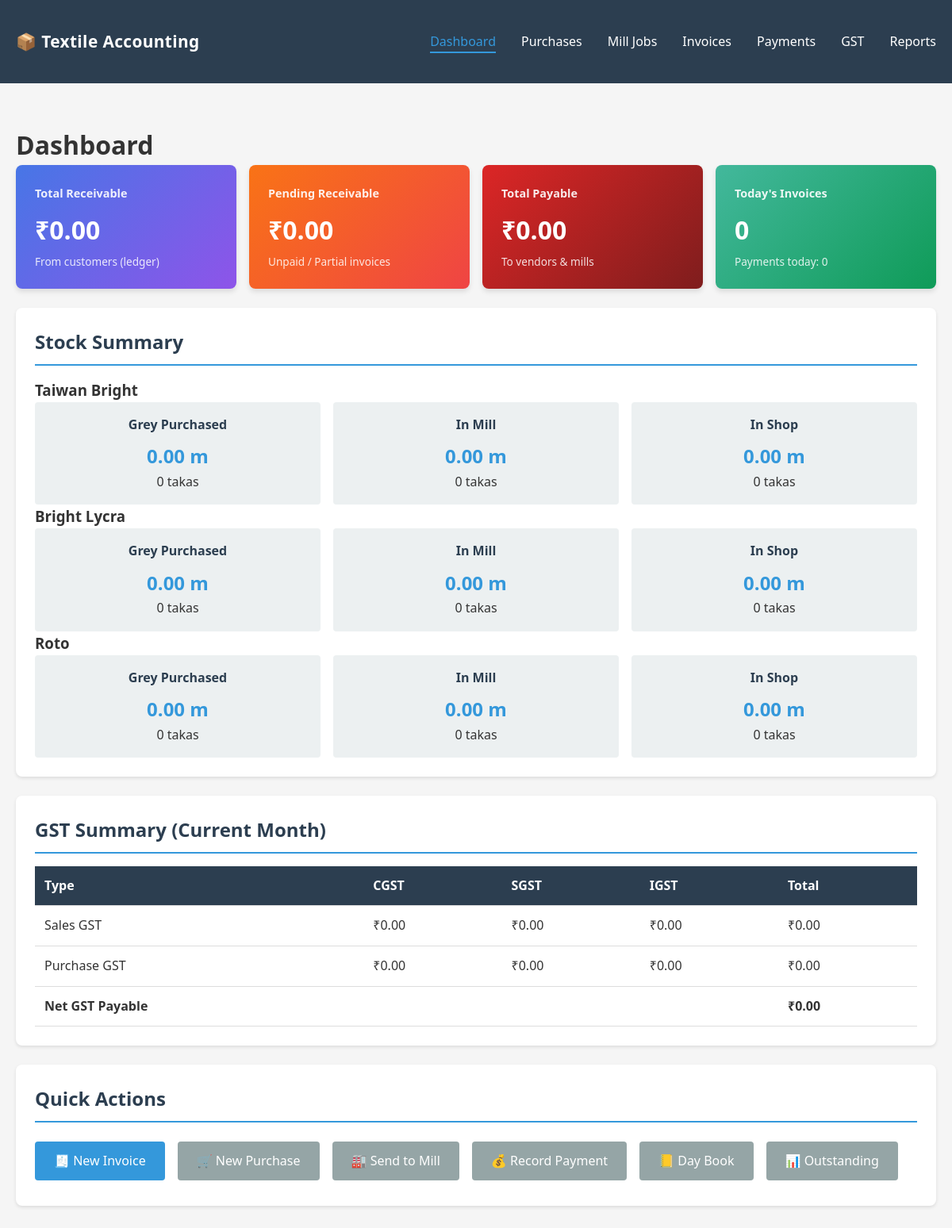
The page / on the database its author committed.
### models/product.py (models this page shows, shortened)
class Product(Base):
    __tablename__ = "products"
    id = Column(Integer, primary_key=True, index=True)
    code = Column(String, unique=True, nullable=False, index=True)  # TAIWAN_BRIGHT, BRIGHT_LYCRA, ROTO
    name = Column(String, nullable=False)  # Taiwan Bright, Bright Lycra, Roto
    takas_per_parcel = Column(Integer, nullable=False)
    purchase_by_weight = Column(Boolean, default=False)  # True only for Bright Lycra

### routes/dashboard.py (the view)
@router.get("/", response_class=HTMLResponse)
async def dashboard(request: Request, db: Session = Depends(get_db)):
    data = DashboardService.get_dashboard_data(db)
    return templates.TemplateResponse("dashboard.html", {
        "request": request,
        "data": data
    })

### templates/dashboard.html (shortened to what this page needs)
{% extends "base.html" %}
{% block content %}
<h1>Dashboard</h1>
<div class="dashboard-grid" style="grid-template-columns: repeat(auto-fit, minmax(200px, 1fr)); gap:1rem; margin-bottom:1.5rem;">
    <div class="stat-card" style="background: linear-gradient(135deg, #4776e6, #8e54e9);">
        <h3>Total Receivable</h3>
        <div class="value">₹{{ "%.2f"|format(data.money.total_receivable) }}</div>
        <div style="font-size:.85rem;opacity:.85;margin-top:.25rem">From customers (ledger)</div>
    </div>
    <div class="stat-card" style="background: linear-gradient(135deg, #f97316, #ef4444);">
        <h3>Pending Receivable</h3>
        <div class="value">₹{{ "%.2f"|format(data.money.pending_receivable) }}</div>
        <div style="font-size:.85rem;opacity:.85;margin-top:.25rem">Unpaid / Partial invoices</div>
    </div>
    <div class="stat-card" style="background: linear-gradient(135deg, #dc2626, #7f1d1d);">
        <h3>Total Payable</h3>
        <div class="value">₹{{ "%.2f"|format(data.money.total_payable) }}</div>
        <div style="font-size:.85rem;opacity:.85;margin-top:.25rem">To vendors &amp; mills</div>
    </div>
    <div class="stat-card" style="background: linear-gradient(135deg, #43b89c, #0f9b58);">
        <h3>Today's Invoices</h3>
        <div class="value">{{ data.today.invoices }}</div>
        <div style="font-size:.85rem;opacity:.85;margin-top:.25rem">Payments today: {{ data.today.payments }}</div>
    </div>
</div>
<div class="card">
    <h2>Stock Summary</h2>
    {% for product_name, states in data.stock.items() %}
    <h3>{{ product_name }}</h3>
    <div class="stock-grid">
        <div class="stock-item">
            <h4>Grey Purchased</h4>
            <div class="meters">{{ "%.2f"|format(states.GREY_PURCHASED.meters) }} m</div>
            <div>{{ states.GREY_PURCHASED.takas }} takas</div>
        </div>
        <div class="stock-item">
            <h4>In Mill</h4>
            <div class="meters">{{ "%.2f"|format(states.IN_MILL.meters) }} m</div>
            <div>{{ states.IN_MILL.takas }} takas</div>
        </div>
        <div class="stock-item">
            <h4>In Shop</h4>
            <div class="meters">{{ "%.2f"|format(states.IN_SHOP.meters) }} m</div>
            <div>{{ states.IN_SHOP.takas }} takas</div>
        </div>
    </div>
    {% endfor %}
</div>
<div class="card">
    <h2>GST Summary (Current Month)</h2>
    <table>
        <tr>
            <th>Type</th>
            <th>CGST</th>
            <th>SGST</th>
            <th>IGST</th>
            <th>Total</th>
        </tr>
        <tr>
            <td>Sales GST</td>
            <td>₹{{ "%.2f"|format(data.gst_current_month.sales.cgst) }}</td>
            <td>₹{{ "%.2f"|format(data.gst_current_month.sales.sgst) }}</td>
            <td>₹{{ "%.2f"|format(data.gst_current_month.sales.igst) }}</td>
            <td>₹{{ "%.2f"|format(data.gst_current_month.sales.total_gst) }}</td>
        </tr>
        <tr>
            <td>Purchase GST</td>
            <td>₹{{ "%.2f"|format(data.gst_current_month.purchases.cgst) }}</td>
            <td>₹{{ "%.2f"|format(data.gst_current_month.purchases.sgst) }}</td>
            <td>₹{{ "%.2f"|format(data.gst_current_month.purchases.igst) }}</td>
            <td>₹{{ "%.2f"|format(data.gst_current_month.purchases.total_gst) }}</td>
        </tr>
        <tr style="font-weight: bold;">
            <td>Net GST Payable</td>
            <td colspan="3"></td>
            <td>₹{{ "%.2f"|format(data.gst_current_month.net_gst_payable) }}</td>
        </tr>
    </table>
</div>
<div class="card">
    <h2>Quick Actions</h2>
    <div style="display:flex;gap:1rem;flex-wrap:wrap;padding:.5rem 0;">
        <a href="/invoices/new" class="btn">🧾 New Invoice</a>
        <a href="/purchases/new" class="btn btn-secondary">🛒 New Purchase</a>
        <a href="/mill/send" class="btn btn-secondary">🏭 Send to Mill</a>
        <a href="/payments/record" class="btn btn-secondary">💰 Record Payment</a>
        <a href="/reports/daybook" class="btn btn-secondary">📒 Day Book</a>
        <a href="/reports/outstanding" class="btn btn-secondary">📊 Outstanding</a>
    </div>
</div>
{% endblock %}

### templates/base.html (shortened to what this page needs)
<!DOCTYPE html>
<html lang="en">
<head>
    <link rel="stylesheet" href="/static/style.css">
</head>
<body>
    <nav>
        <div class="container">
            <a href="/" class="nav-brand">📦 Textile Accounting</a>
            <ul>
                <li><a href="/" {% if request.url.path == "/" %}class="active"{% endif %}>Dashboard</a></li>
                <li><a href="/purchases" {% if request.url.path.startswith("/purchases") %}class="active"{% endif %}>Purchases</a></li>
                <li><a href="/mill" {% if request.url.path.startswith("/mill") %}class="active"{% endif %}>Mill Jobs</a></li>
                <li><a href="/invoices" {% if request.url.path.startswith("/invoices") %}class="active"{% endif %}>Invoices</a></li>
                <li><a href="/payments" {% if request.url.path.startswith("/payments") %}class="active"{% endif %}>Payments</a></li>
                <li><a href="/gst" {% if request.url.path.startswith("/gst") %}class="active"{% endif %}>GST</a></li>
                <li><a href="/reports" {% if request.url.path.startswith("/reports") %}class="active"{% endif %}>Reports</a></li>
            </ul>
        </div>
    </nav>
    <div class="container">
        {% block content %}{% endblock %}
    </div>
</body>
</html>

### static/style.css (style rules this page uses)
* { margin: 0; padding: 0; box-sizing: border-box; }
body { font-family: 'Segoe UI', Tahoma, Geneva, Verdana, sans-serif; background-color: #f5f5f5; color: #333; line-height: 1.6; }
.container { max-width: 1200px; margin: 0 auto; padding: 20px; }
nav { background-color: #2c3e50; color: white; padding: 1rem 0; margin-bottom: 2rem; }
nav .container { display: flex; justify-content: space-between; align-items: center; }
.nav-brand { font-size: 1.3rem; font-weight: bold; color: white; text-decoration: none; letter-spacing: 0.02em; }
nav ul { list-style: none; display: flex; gap: 2rem; }
nav a { color: white; text-decoration: none; transition: color 0.3s; }
nav a.active { color: #3498db; border-bottom: 2px solid #3498db; padding-bottom: 2px; }
.card { background: white; border-radius: 8px; padding: 1.5rem; margin-bottom: 1.5rem; box-shadow: 0 2px 4px rgba(0,0,0,0.1); }
.card h2 { margin-bottom: 1rem; color: #2c3e50; border-bottom: 2px solid #3498db; padding-bottom: 0.5rem; }
.dashboard-grid { display: grid; grid-template-columns: repeat(auto-fit, minmax(300px, 1fr)); gap: 1.5rem; margin-bottom: 2rem; }
.stat-card { background: linear-gradient(135deg, #667eea 0%, #764ba2 100%); color: white; padding: 1.5rem; border-radius: 8px; box-shadow: 0 4px 6px rgba(0,0,0,0.1); }
.stat-card h3 { font-size: 0.9rem; opacity: 0.9; margin-bottom: 0.5rem; }
.stat-card .value { font-size: 2rem; font-weight: bold; }
table { width: 100%; border-collapse: collapse; background: white; }
th, td { padding: 12px; text-align: left; border-bottom: 1px solid #ddd; }
th { background-color: #2c3e50; color: white; font-weight: 600; }
.btn { display: inline-block; padding: 0.75rem 1.5rem; background-color: #3498db; color: white; text-decoration: none; border-radius: 4px; border: none; cursor: pointer; font-size: 1rem; transition: background-color 0.3s; }
.btn-secondary { background-color: #95a5a6; }
.stock-grid { display: grid; grid-template-columns: repeat(3, 1fr); gap: 1rem; }
.stock-item { padding: 1rem; background: #ecf0f1; border-radius: 4px; text-align: center; }
.stock-item h4 { color: #2c3e50; margin-bottom: 0.5rem; }
.stock-item .meters { font-size: 1.5rem; font-weight: bold; color: #3498db; }

### rows shown on the page
Product: name "Taiwan Bright", GREY_PURCHASED.meters "0.00", GREY_PURCHASED.takas "0", IN_MILL.meters "0.00", IN_MILL.takas "0", IN_SHOP.meters "0.00", IN_SHOP.takas "0"
Product: name "Bright Lycra", GREY_PURCHASED.meters "0.00", GREY_PURCHASED.takas "0", IN_MILL.meters "0.00", IN_MILL.takas "0", IN_SHOP.meters "0.00", IN_SHOP.takas "0"
Product: name "Roto", GREY_PURCHASED.meters "0.00", GREY_PURCHASED.takas "0", IN_MILL.meters "0.00", IN_MILL.takas "0", IN_SHOP.meters "0.00", IN_SHOP.takas "0"

### other values the page prints
{{ "%.2f"|format(data.money.total_receivable) }} "0.00"
{{ "%.2f"|format(data.money.pending_receivable) }} "0.00"
{{ "%.2f"|format(data.money.total_payable) }} "0.00"
{{ data.today.invoices }} "0"
{{ data.today.payments }} "0"
{{ "%.2f"|format(data.gst_current_month.sales.cgst) }} "0.00"
{{ "%.2f"|format(data.gst_current_month.sales.sgst) }} "0.00"
{{ "%.2f"|format(data.gst_current_month.sales.igst) }} "0.00"
{{ "%.2f"|format(data.gst_current_month.sales.total_gst) }} "0.00"
{{ "%.2f"|format(data.gst_current_month.purchases.cgst) }} "0.00"
{{ "%.2f"|format(data.gst_current_month.purchases.sgst) }} "0.00"
{{ "%.2f"|format(data.gst_current_month.purchases.igst) }} "0.00"
{{ "%.2f"|format(data.gst_current_month.purchases.total_gst) }} "0.00"
{{ "%.2f"|format(data.gst_current_month.net_gst_payable) }} "0.00"
